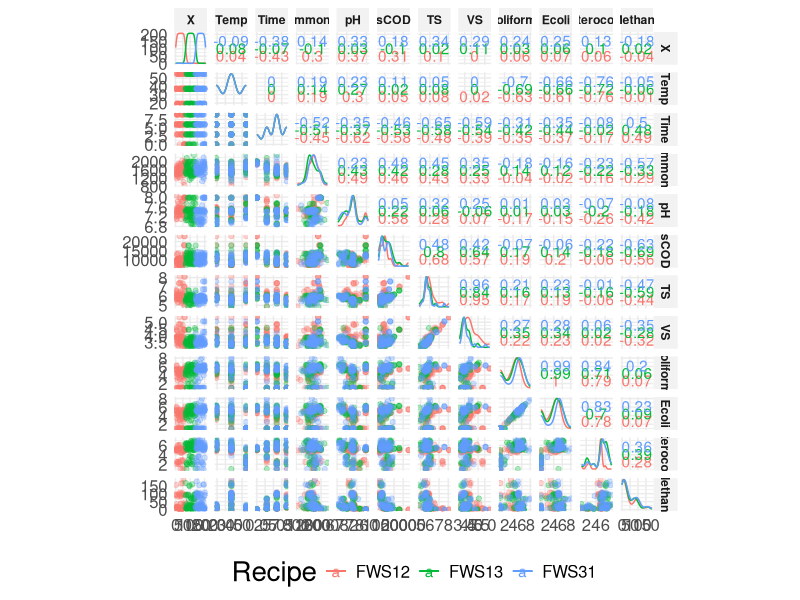
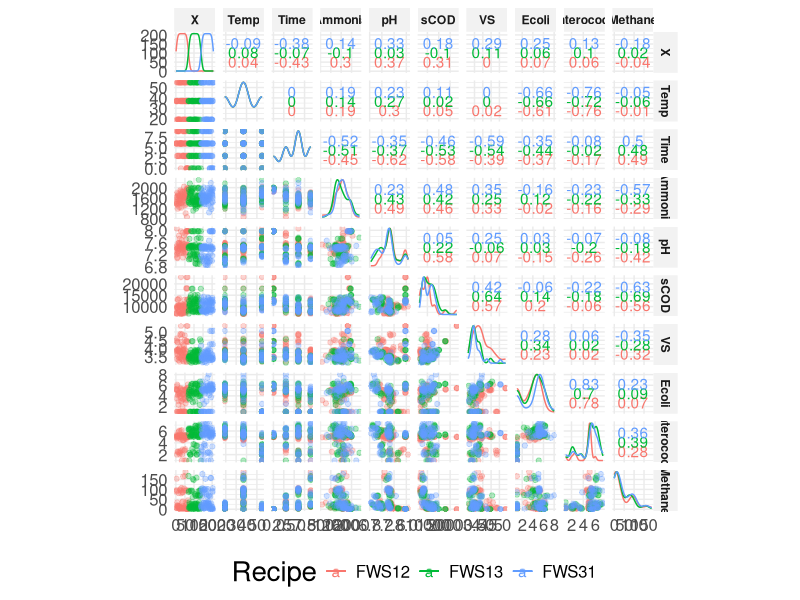
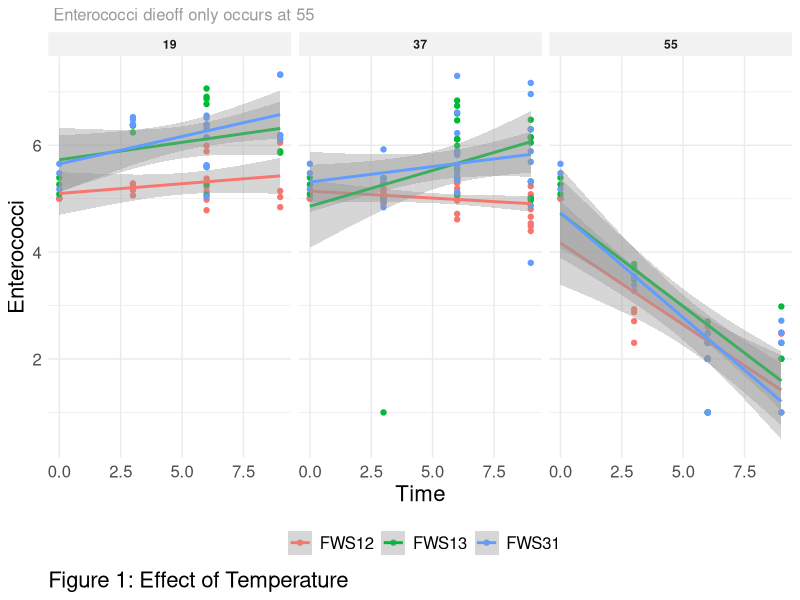
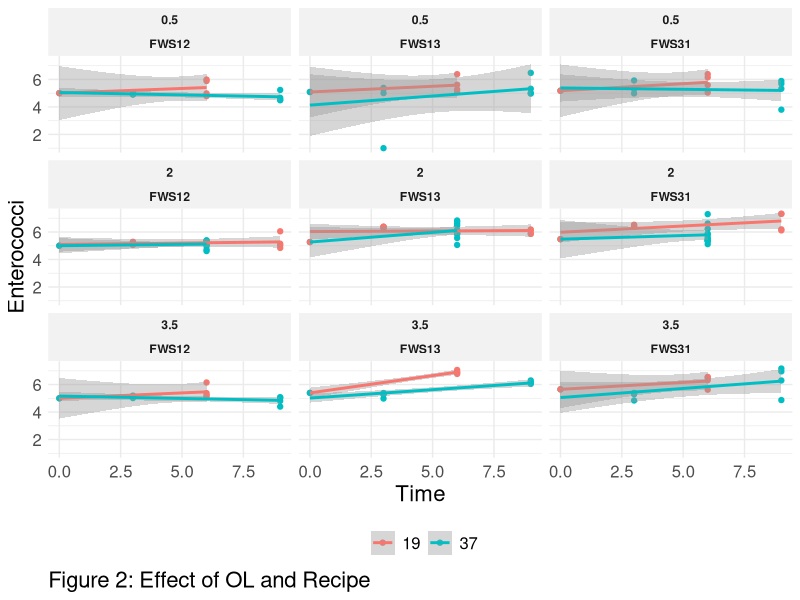
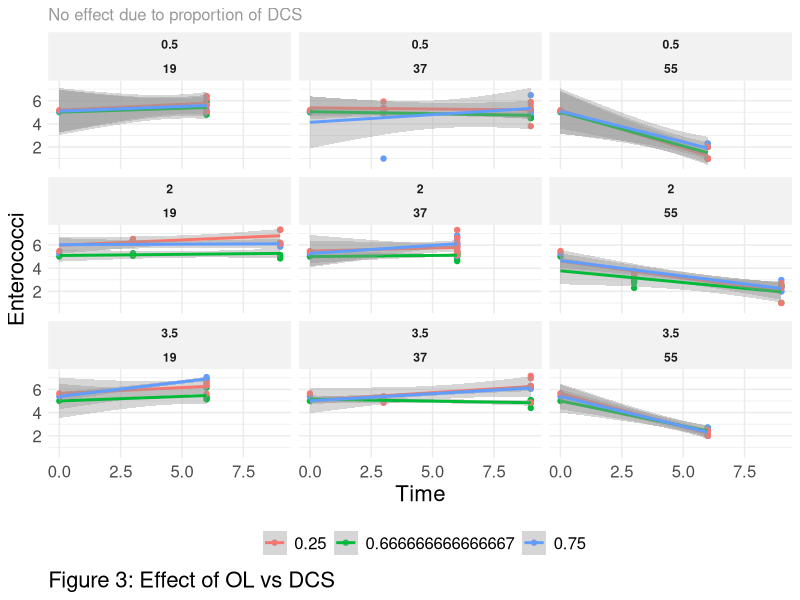
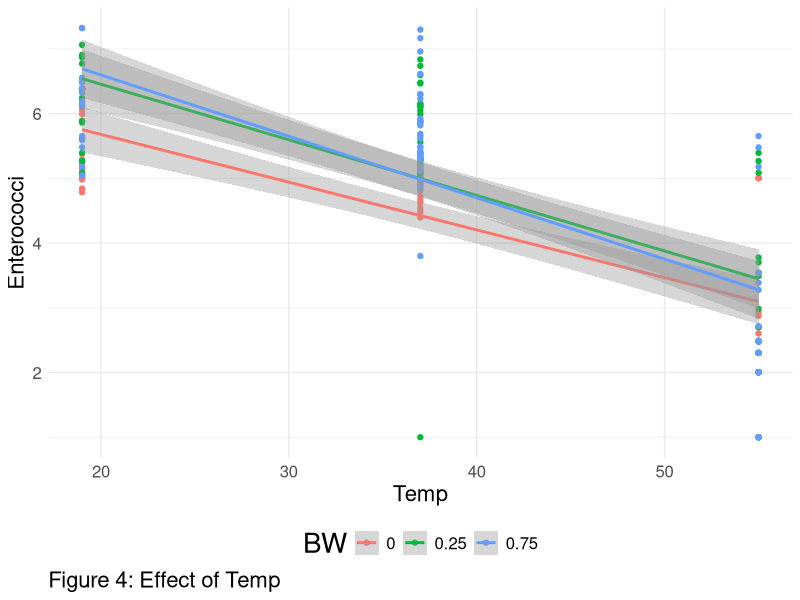
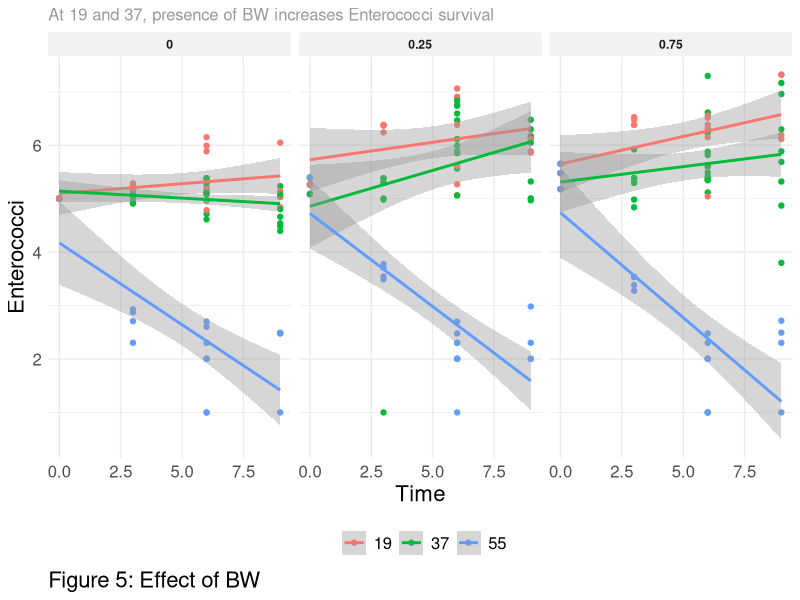
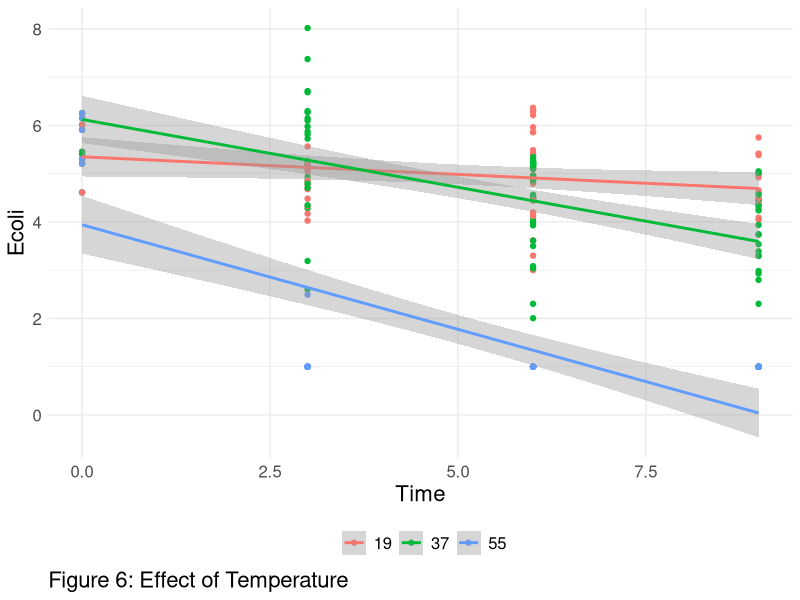

Write R code to recreate these figures, in order.
## ---- chunk 1
knitr::opts_chunk$set(echo = TRUE)
library(tidyverse)
library(GGally)
ggplot2::theme_set(ggplot2::theme_minimal() + ggplot2::theme(
  rect = element_rect(fill = "transparent"),
  #plot.background = element_rect(fill = "#FAFAFA", color=NA),
  plot.background = element_rect(fill = "transparent", color=NA),
  axis.text = element_text(size=12),
  strip.background = element_rect(fill = "grey95", color=NA),
  strip.text = element_text(face="bold"),
  axis.title  = element_text(size=16),
  panel.grid.minor.x = element_blank(),
  title = element_text(size=20), 
  plot.caption=element_text(hjust = 0),
  legend.text =  element_text(size=12), plot.subtitle = element_text(size=12, colour = "grey60"),
  legend.position = "bottom"
)
)
fn = local({
  # from https://github.com/yihui/knitr-examples/blob/master/070-caption-num.Rmd 
  i = 0
  function(x) {
    i <<- i + 1
    paste('Figure ', i, ': ', x, sep = '')
  }
})

## ---- chunk 2
sn <- read.csv("data/clean/cleaned_combined_minitrial_data.csv")
## ---- chunk 3
sn$OL <- as.factor(sn$OL)
ggscatmat(sn %>% 
            select(-FOG, -BW, -DCS, -init_Coliforms, -init_Ecoli, -init_Enterococci), color="Recipe", alpha = .3) + theme(legend.position = "bottom")
#ggpairs(sn, aes(color=Recipe, alpha=.5))

## ---- chunk 4
ggscatmat(sn %>% 
            select(-TS, -Coliforms ) %>%
            select(-FOG, -BW, -DCS, -init_Coliforms, -init_Ecoli, -init_Enterococci), color="Recipe", alpha = .3) + theme(legend.position = "bottom")
## ---- chunk 5
ggplot(sn, aes(x=Time, y=Enterococci, color=as.factor(Recipe))) +
  geom_point() + facet_wrap(~Temp)  + geom_smooth(method = lm) + 
  labs(subtitle=" Enterococci dieoff only occurs at 55", 
       caption=fn("Effect of Temperature"), color="")

## ---- chunk 6
ggplot(sn %>% filter(Temp != 55), aes(x=Time, y=Enterococci, color=as.factor(Temp))) +
  geom_point() + facet_wrap(~OL+Recipe)  + geom_smooth(method = lm) + 
  labs(caption=fn("Effect of OL and Recipe"), color="")
## ---- chunk 7

ggplot(sn, aes(x=Time, y=Enterococci, color=as.factor(DCS))) + 
  geom_point() + 
  labs(caption=fn("Effect of OL vs DCS"), 
       subtitle="No effect due to proportion of DCS", color="") +
  facet_wrap(~OL+Temp)  + 
  geom_smooth(method = lm)

ggplot(sn, aes(x=Temp, y=Enterococci, color=as.factor(BW))) + 
  labs(caption=fn("Effect of Temp"), color="BW") +
  geom_point() + geom_smooth(method = lm)

ggplot(sn, aes(x=Time, y=Enterococci, color=as.factor(Temp))) +
  geom_point() + 
  labs(subtitle="At 19 and 37, presence of BW increases Enterococci survival",
       caption=fn("Effect of BW"), color="") +
  facet_wrap(~BW)  + geom_smooth(method = lm)

## ---- chunk 8
ggplot(sn, aes(x=Time, y=Ecoli, color=as.factor(Temp))) +
  geom_point()  + geom_smooth(method = lm) + 
  labs(caption=fn("Effect of Temperature"), color="")

ggplot(sn, aes(x=Time, y=Ecoli, color=as.factor(Temp))) +
  geom_point() + 
  facet_wrap(~OL+Recipe)  +
  geom_smooth(method = lm) + 
  labs(caption=fn("Effect of OL and Recipe"), color="")
## ---- chunk 9
ggplot(sn, aes(x=Time, y=Ecoli, color=as.factor(Recipe))) +
  geom_point() + 
  facet_wrap(~Temp)  +
  geom_smooth(method = lm) + 
  labs(caption=fn("Effect of Temp and Recipe"), color="")
## ---- chunk 10
ggplot(sn %>% filter(Temp==19), aes(x=Time, y=Ecoli, color=as.factor(OL))) +
  geom_point() + 
  facet_wrap(~ Recipe)  +
  geom_smooth(method = lm) + 
  labs(caption=fn("Effect  Recipe at 19"), color="")
## ---- chunk 11
ggplot(sn, aes(x=Time, y=Coliforms, color=as.factor(Temp))) +
  geom_point()  + geom_smooth(method = lm) + 
  labs(caption=fn("Effect of Temperature"), color="")
## ---- chunk 12
ggplot(sn, aes(x=Time, y=Coliforms, color=as.factor(Recipe))) +
  geom_point() + 
  facet_wrap(~Temp)  +
  geom_smooth(method = lm) + 
  labs(caption=fn("Effect of Temp and Recipe"), color="")

ggplot(sn %>% filter(Temp==19), aes(x=Time, y=Coliforms, color=as.factor(OL))) +
  geom_point() + 
  facet_wrap(~ Recipe )  +
  geom_smooth(method = lm) + 
  labs(caption=fn("Effect  Recipe at 19"), color="")

## ---- chunk 13
ggplot(sn, aes(x=Time, y=Ammonia, color=as.factor(Temp))) +
  geom_point()  + geom_smooth(method = lm) + 
  facet_wrap(~Recipe )  +
  labs(caption=fn("Effect of Temperature and Recipe"), color="")
## ---- chunk 14
ggplot(sn, aes(x=Time, y=Methane, color=as.factor(Recipe))) +
  geom_point()  + geom_smooth(method = lm) + 
  facet_wrap(~Temp )  +
  labs(caption=fn("Effect of Temperature and Recipe"), color="")
ggplot(sn, aes(x=Time, y=Methane, color=as.factor(Temp))) +
  geom_point()  + geom_smooth(method = lm) + 
  facet_wrap(~Recipe )  +
  labs(caption=fn("Effect of Recipe and Temperature"), color="")
ggplot(sn, aes(x=Time, y=Methane, color=as.factor(Temp))) +
  geom_point()  + geom_smooth(method = lm) + 
  facet_wrap(~Recipe + OL )  +
  labs(caption=fn("Effect of Temperature and OL"), color="")
## ---- chunk 15
ggplot(sn, aes(x=Time, y=pH, color=as.factor(Recipe))) +
  geom_point()  + geom_smooth(method = lm) + 
  facet_wrap(~Temp )  +
  labs(caption=fn("Effect of Temperature and Recipe"), color="")

## ---- chunk 16
fn = local({
  # from https://github.com/yihui/knitr-examples/blob/master/070-caption-num.Rmd 
  i = 0
  function(x) {
    i <<- i + 1
    paste('Figure ', i, ': ', x, sep = '')
  }
})
sntall <- sn %>% gather(key = "FIB", value = "Count", Ecoli, Coliforms, Enterococci) %>%
   gather(key = "initbug", value = "init_count", init_Ecoli, init_Coliforms, init_Enterococci) %>% 
  filter(FIB == gsub("init_", "", initbug)) 
sntall$initbug <- gsub("init_", "", sntall$initbug)
#sntall$init_count <- ifelse(sntall$FIB == sntall$initbug, sntall$init_count, 10)
#sntall$rec_color <- c("darkred", "purple", "brown")[as.factor(sntall$Recipe)]
ggplot(sntall, aes(x=Time, y=Count, color=as.factor(Recipe))) +
  geom_hline(aes(yintercept=init_count, color=Recipe),linetype="dashed") +
  geom_hline(yintercept = 3,linetype="solid", color="grey80") +
  geom_point() + facet_wrap(~FIB+Temp)  + geom_smooth(method = lm) + 
  scale_x_continuous(breaks=c(0,3,6,9)) + 
  scale_y_continuous(breaks= seq(2,8, 1)) +
  coord_cartesian(ylim =  c(1.5, 8)) +
  annotation_logticks(base = 10, sides = "l",scaled=TRUE, alpha=.4) +
  labs(
    x="Day",
    y=expression(paste("Log CFU/g")),
    #subtitle="Dieoff only occurs at 55", 
    #caption=fn("Effect of Temperature"), 
    caption=fn("Effect of Temperature and Recipe"),
    color="")

ggplot(sn, aes(x=Time, y=Methane, color=as.factor(Recipe)))+#, shape=as.factor(OL))) +
  geom_point()  + geom_smooth(method = lm) + 
  facet_wrap(~Temp )  +
  labs(caption=fn("Effect of Temperature and Recipe"), color="")



## ---- chunk 17
make_delta_plot <- function(
  sntall, 
  grps=c("FIB","Time", "Recipe", "Temp", "OL"),
  shapes=F,
  size=T,
  times=c(6,9), OLs=c(.5, 2, 3.5),
  error="sem")
{
  newdf2 <- sntall %>% filter(OL %in% OLs) %>%   droplevels() 
  grpvars <- syms(grps)
  newdf2$removal <- - newdf2$init_count + newdf2$Count  + 3
  newdf <- newdf2 %>% group_by(!!!grpvars) %>%
    filter(Time %in% times) %>%
    #group_by(FIB, Time, Recipe, Temp) %>% 
    summarize(meen = mean(removal),
            medin = median(removal),
            # confirm groupings allow for proper error propogation
            propsdev = sqrt(sd(init_count)^2 + sd(Count)^2),
            sdev = sd(removal),
            sem = sd(removal)/sqrt(n()),
            sum = sum(removal),
            n = n(),
            q1 = quantile(removal, 0.25),
            q3 = quantile(removal, 0.75))
  if (error == "sem"){
    newdf$error <- newdf$sem
  } else if (error == "sd"){
    newdf$error <- newdf$sdev
  } else{
    stop("Only options for error are sd and sem!")
  }
  if (!shapes || !"OL" %in% grps){
    newdf$thisshape <- "Combined OLs"
    shape_labels <- c("Combined OLs")
    shape_breaks <- c(21)
  } else {
    newdf$thisshape <- c(21, 23, 24, 25)[as.numeric(as.factor(newdf$OL))]
    shape_labels <- unique(c("21", "23", "24", "25")[as.numeric(as.factor(newdf$OL))])
    shape_breaks <- unique(c(21, 23, 24, 25)[as.numeric(as.factor(newdf$OL))])
    newdf$thisshape <- newdf$OL
  }
  if (size){
    newdf$nsize = newdf$n / 4
    newdf$nlabel = newdf$n 
    size_guide = guide_legend()
  } else{
    newdf$nsize = 1
    newdf$nlabel = "nope" 
    size_guide = "none"
  }
  newdf$tempcol = case_when( 
    newdf$Temp == 19 ~ "blue",
    newdf$Temp == 37 ~ "purple",
    newdf$Temp == 55 ~ "red")
  # get the areas sorted -- genom area doesnt extend, and ends  up looking lame.
  ids <- factor(c("initgood", "initbad", "good", "bad"))
  values <- data.frame(
    id = ids,
    value = c("#044702","#470202", "green", "red")
  )
  positions <- data.frame(
    id = rep(ids, each = 4),
    x = c(c(-1.5, -1.5, 1.5, 1.5), c(-1.5, -1.5, 1.5, 1.5), c(1.5, 1.5, 10, 10), c(10, 10, 1.5, 1.5))/3,
    y = c(c(-10, 0, 0, -10), c(0, 10, 10, 0), c(-10, 0, 0, -10), c(0, 10, 10, 0)),
    alpha=c(rep(.15, 8), rep(.08, 8))
  )
  # Currently we need to manually merge the two together
  datapoly <- merge(values, positions, by = c("id"))
  (p <- ggplot() +
      geom_polygon(data=datapoly,  
                   aes(y=y, x=x, fill = value, group = id, alpha=alpha)) + 
      scale_fill_identity() +
      scale_alpha_identity(guide=F)  +
      theme(plot.caption = element_text(size=8),
        #    panel.grid = element_blank(),
        panel.grid.minor  = element_blank(),
        panel.grid.major.y =  element_blank(),
        panel.grid.major.x =  element_line(color="gray95"),

      ) +
      geom_hline(yintercept = 0,linetype="solid", color="grey70", size=.5) +
      #scale_x_continuous(breaks=rev(c(0,3,6,9)), ) + 
      geom_errorbar(
        data=newdf,
        aes(
          x=Time/3,ymin=meen-error, ymax=meen+error, 
          group=interaction(!!!syms(grps[!grps %in% c("Time", "FIB")])), 
          color=tempcol
        ),
        alpha=0.7, 
        width=.3,
        position=position_dodge(width =.5), 
      ) +
      geom_point(
        data=newdf,
        aes(
          x=Time/3, y=meen,  
          shape=thisshape,
          size=nsize,
          group=interaction(!!!syms(grps[!grps %in% c("Time", "FIB")])), fill=tempcol, 
        ),
        alpha=.8, 
        #size=2,
        color="black",
        position=position_dodge(width =.5), 
      ) + 
      facet_grid(Recipe ~ FIB, scales="free_y") + 
      # scale_x_reverse(breaks=c(0,3,6,9)) + 
      scale_x_reverse(breaks=times/3, labels=as.character(times)) + 
      scale_y_continuous(breaks=c( -2, 0, 2, 4)) + 
#      scale_shape_identity() +
      scale_shape_manual(values = c(21, 23, 24, 25), guide="legend") + 
      scale_size_identity("", 
                          labels=unique(newdf$nlabel),
                          breaks=unique(newdf$nsize),
                          guide="legend") + 
      # scale_shape_identity("",
      #                      #labels = shape_labels,
      #                      #breaks = "21", #shape_breaks,
      #                      guide = "legend") +

      scale_color_identity("", 
                           labels = unique(newdf$Temp), 
                           breaks = unique(newdf$tempcol),
                           guide = "legend") +
    guides(color = guide_legend(override.aes = list(size = 2)),
           shape = guide_legend(override.aes = list(size = 2)),
           size = size_guide) +
      labs(x="Days", y=expression(Delta~Log(CFU)),  color="Temp", shape="", 
           title="Meeting EU pathogen removal regulations", subtitle="EU regultations require FIB counts to be less than 3000 CFUs.\nGreen/red zones indicates sufficient/insufficient pathogen removal respectively",
           caption=paste("Groups:", paste(grps, collapse= ", "), "\nOLs:", paste(OLs, collapse= ", "), "\nn>=4")) +
      #coord_cartesian() +
      coord_flip(xlim=c(min(times/3) -.5, max(times/3) +.5), 
                 ylim=c(min(newdf$meen) -.5, max(newdf$meen) + .5)) 
  )
  return(p)
}
(p1 <- make_delta_plot(sntall, grps=c("FIB","Time", "Recipe", "Temp", "OL"), times=c(0, 3, 6, 9), OLs=c(.5, 2, 3.5), shapes=T, size=T, error="sem"))

ggsave(p1, filename = "./removalplot.png", device = "png", width = 7, height = 6)
